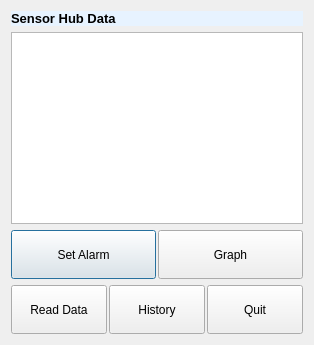
<?xml version="1.0" encoding="UTF-8"?>
<ui version="4.0">
 <class>resultWindow</class>
 <widget class="QDialog" name="resultWindow">
  <property name="geometry">
   <rect>
    <x>0</x>
    <y>0</y>
    <width>314</width>
    <height>345</height>
   </rect>
  </property>
  <property name="windowTitle">
   <string>Dialog</string>
  </property>
  <property name="layoutDirection">
   <enum>Qt::LeftToRight</enum>
  </property>
  <property name="autoFillBackground">
   <bool>false</bool>
  </property>
  <property name="styleSheet">
   <string notr="true">QDialog{background-image: url(:/newPrefix/flatirons.jpg)}
</string>
  </property>
  <layout class="QGridLayout" name="gridLayout">
   <item row="0" column="0">
    <layout class="QVBoxLayout" name="verticalLayout_3">
     <item>
      <layout class="QVBoxLayout" name="verticalLayout">
       <item>
        <widget class="QLabel" name="heading">
         <property name="sizePolicy">
          <sizepolicy hsizetype="Minimum" vsizetype="Minimum">
           <horstretch>0</horstretch>
           <verstretch>0</verstretch>
          </sizepolicy>
         </property>
         <property name="font">
          <font>
           <family>Arial</family>
           <pointsize>10</pointsize>
           <weight>75</weight>
           <bold>true</bold>
           <underline>false</underline>
           <strikeout>false</strikeout>
          </font>
         </property>
         <property name="layoutDirection">
          <enum>Qt::LeftToRight</enum>
         </property>
         <property name="autoFillBackground">
          <bool>false</bool>
         </property>
         <property name="styleSheet">
          <string notr="true">QLabel{
background-color: rgb(231, 243, 255);
}</string>
         </property>
         <property name="text">
          <string>Sensor Hub Data</string>
         </property>
         <property name="textFormat">
          <enum>Qt::PlainText</enum>
         </property>
         <property name="scaledContents">
          <bool>false</bool>
         </property>
        </widget>
       </item>
       <item>
        <layout class="QVBoxLayout" name="verticalLayout_2"/>
       </item>
       <item>
        <widget class="QTextEdit" name="textEditObj">
         <property name="sizePolicy">
          <sizepolicy hsizetype="Minimum" vsizetype="Fixed">
           <horstretch>0</horstretch>
           <verstretch>0</verstretch>
          </sizepolicy>
         </property>
         <property name="layoutDirection">
          <enum>Qt::LeftToRight</enum>
         </property>
        </widget>
       </item>
      </layout>
     </item>
     <item>
      <layout class="QHBoxLayout" name="horizontalLayout_2">
       <property name="spacing">
        <number>2</number>
       </property>
       <item>
        <widget class="QPushButton" name="alarmObj">
         <property name="sizePolicy">
          <sizepolicy hsizetype="Minimum" vsizetype="Minimum">
           <horstretch>0</horstretch>
           <verstretch>0</verstretch>
          </sizepolicy>
         </property>
         <property name="text">
          <string>Set Alarm</string>
         </property>
        </widget>
       </item>
       <item>
        <widget class="QPushButton" name="graphObj">
         <property name="sizePolicy">
          <sizepolicy hsizetype="Minimum" vsizetype="Minimum">
           <horstretch>0</horstretch>
           <verstretch>0</verstretch>
          </sizepolicy>
         </property>
         <property name="text">
          <string>Graph</string>
         </property>
        </widget>
       </item>
      </layout>
     </item>
     <item>
      <layout class="QHBoxLayout" name="horizontalLayout">
       <property name="spacing">
        <number>2</number>
       </property>
       <item>
        <widget class="QPushButton" name="readDataObj">
         <property name="sizePolicy">
          <sizepolicy hsizetype="Minimum" vsizetype="Minimum">
           <horstretch>0</horstretch>
           <verstretch>0</verstretch>
          </sizepolicy>
         </property>
         <property name="text">
          <string>Read Data</string>
         </property>
        </widget>
       </item>
       <item>
        <widget class="QPushButton" name="historyObj">
         <property name="sizePolicy">
          <sizepolicy hsizetype="Minimum" vsizetype="Minimum">
           <horstretch>0</horstretch>
           <verstretch>0</verstretch>
          </sizepolicy>
         </property>
         <property name="text">
          <string>History</string>
         </property>
        </widget>
       </item>
       <item>
        <widget class="QPushButton" name="quitObj">
         <property name="sizePolicy">
          <sizepolicy hsizetype="Minimum" vsizetype="Minimum">
           <horstretch>0</horstretch>
           <verstretch>0</verstretch>
          </sizepolicy>
         </property>
         <property name="text">
          <string>Quit</string>
         </property>
        </widget>
       </item>
      </layout>
     </item>
    </layout>
   </item>
  </layout>
 </widget>
 <resources>
  <include location="image.qrc"/>
  <include location="image.qrc"/>
 </resources>
 <connections>
  <connection>
   <sender>quitObj</sender>
   <signal>clicked()</signal>
   <receiver>resultWindow</receiver>
   <slot>close()</slot>
   <hints>
    <hint type="sourcelabel">
     <x>302</x>
     <y>378</y>
    </hint>
    <hint type="destinationlabel">
     <x>330</x>
     <y>0</y>
    </hint>
   </hints>
  </connection>
 </connections>
</ui>
